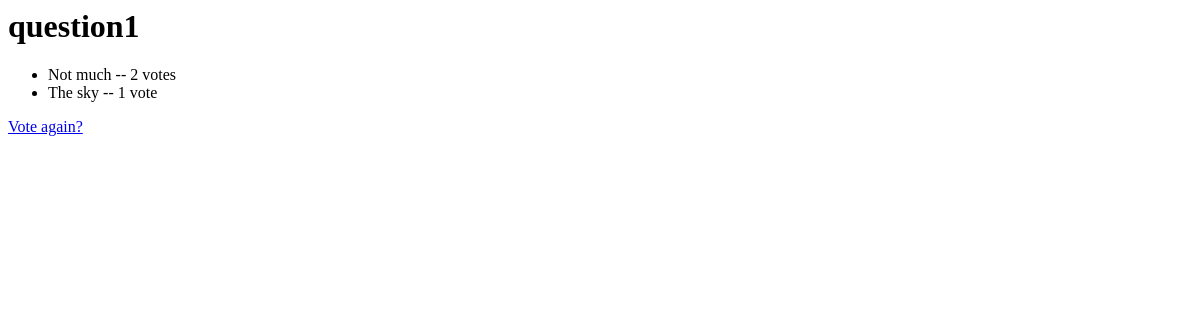
Before: /polls/1/results/ with the older database file.
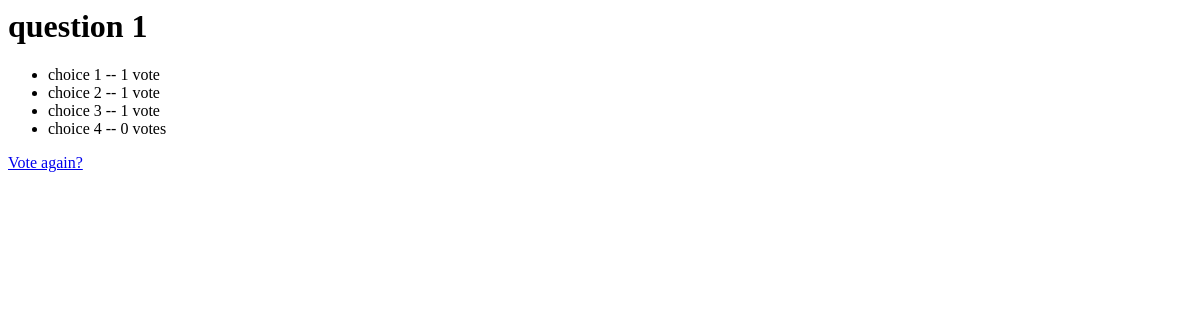
After: the same page with the newer database file.
### polls/models.py (models this page shows, shortened)
class Question(models.Model):
    question_text = models.CharField(max_length=200)
    pub_date = models.DateTimeField("date published")

class Choice(models.Model):
    question = models.ForeignKey(Question, on_delete = models.CASCADE)
    choice_text = models.CharField(max_length=200)
    votes = models.IntegerField(default=0)

### polls/views.py (the view)
# urls.py: path("<int:pk>/results/", views.ResultsView.as_view(), name="results"),
class ResultsView(generic.DetailView):
    model = Question
    template_name = "polls/results.html"

### polls/templates/polls/results.html
<h1>{{ question.question_text }}</h1>
<ul>
    {% for choice in question.choice_set.all %}
        <li>{{ choice.choice_text }} -- {{ choice.votes }} vote{{ choice.votes|pluralize }}</li>
    {% endfor %}
</ul>
<a href="{% url 'polls:detail' question.id %}">Vote again?</a>

Changed rows visible on the page:
changed Question: question_text "question1" → "question 1"
changed Choice: choice_text "Not much" → "choice 1"; votes "2" → "1"
changed Choice: choice_text "The sky" → "choice 2"
added Choice: choice_text "choice 3", votes "1"
added Choice: choice_text "choice 4", votes "0"
